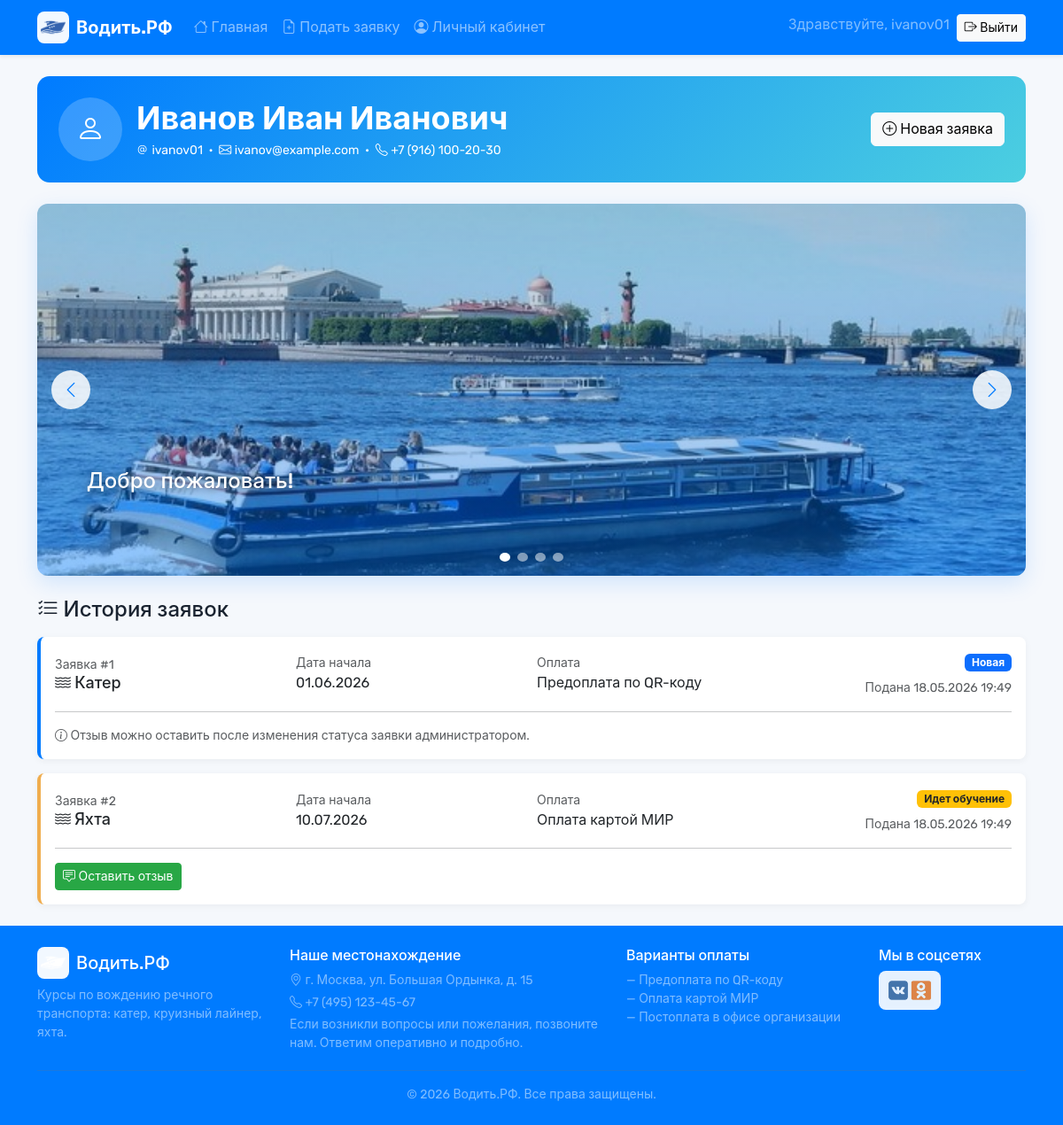
The app's page /profile.php (signed in) with its own data.
### tables this page shows
CREATE TABLE `users` (
  `id` INT UNSIGNED NOT NULL AUTO_INCREMENT,
  `login` VARCHAR(64) NOT NULL UNIQUE,
  `password` VARCHAR(255) NOT NULL,
  `fio` VARCHAR(150) NOT NULL,
  `birthdate` DATE NOT NULL,
  `phone` VARCHAR(32) NOT NULL,
  `email` VARCHAR(128) NOT NULL,
  `is_admin` TINYINT(1) NOT NULL DEFAULT 0,
  `created_at` TIMESTAMP DEFAULT CURRENT_TIMESTAMP,
  PRIMARY KEY (`id`)
);

CREATE TABLE `applications` (
  `id` INT UNSIGNED NOT NULL AUTO_INCREMENT,
  `user_id` INT UNSIGNED NOT NULL,
  `transport_type` ENUM('Катер','Круизный лайнер','Яхта') NOT NULL,
  `start_date` DATE NOT NULL,
  `payment_method` ENUM('Предоплата по QR-коду','Оплата картой МИР','Постоплата в офисе') NOT NULL,
  `status` ENUM('Новая','Идет обучение','Обучение завершено') NOT NULL DEFAULT 'Новая',
  `created_at` TIMESTAMP DEFAULT CURRENT_TIMESTAMP,
  PRIMARY KEY (`id`),
  KEY `fk_app_user` (`user_id`),
  CONSTRAINT `fk_app_user` FOREIGN KEY (`user_id`) REFERENCES `users`(`id`) ON DELETE CASCADE
);

### includes/functions.php (called while the page is built, shortened)
<?php
function url(string $path = ''): string {
    return BASE_URL . '/' . ltrim($path, '/');
}
function e(?string $s): string {
    return htmlspecialchars((string)$s, ENT_QUOTES | ENT_HTML5, 'UTF-8');
}
function is_user(): bool {
    return !empty($_SESSION['user_id']);
}
function status_badge(string $s): string {
    return match ($s) {
        'Новая' => 'bg-primary',
        'Идет обучение' => 'bg-warning text-dark',
        'Обучение завершено' => 'bg-success',
        default => 'bg-secondary',
    };
}

### profile.php (the view, shortened to what this page needs)
<?php
require_once __DIR__ . '/includes/functions.php';
require_once __DIR__ . '/includes/db.php';
$uid = current_user_id();
$user = $pdo->prepare('SELECT * FROM users WHERE id = ?');
$user->execute([$uid]);
$user = $user->fetch();
$stmt = $pdo->prepare('
    SELECT a.*, r.id AS review_id, r.rating, r.text AS review_text
    FROM applications a
    LEFT JOIN reviews r ON r.application_id = a.id
    WHERE a.user_id = ?
    ORDER BY a.created_at DESC
');
$stmt->execute([$uid]);
$apps = $stmt->fetchAll();
include __DIR__ . '/includes/header.php';
?>
<div class="container">
    <div class="profile-summary fade-in-up mb-4">
        <div class="row align-items-center g-3">
            <div class="col-auto">
                <span class="avatar"><i class="bi bi-person"></i></span>
            </div>
            <div class="col">
                <h1 class="text-white mb-1"><?= e($user['fio']) ?></h1>
                <div class="small">
                    <i class="bi bi-at"></i> <?= e($user['login']) ?> &nbsp;·&nbsp;
                    <i class="bi bi-envelope"></i> <?= e($user['email']) ?> &nbsp;·&nbsp;
                    <i class="bi bi-telephone"></i> <?= e($user['phone']) ?>
                </div>
            </div>
            <div class="col-auto">
                <a href="<?= e(url('apply.php')) ?>" class="btn btn-light"><i class="bi bi-plus-circle"></i> Новая заявка</a>
            </div>
        </div>
    </div>
    <section id="profileSlider" class="hero-slider fade-in-up mb-4">
        <div class="slides">
            <div class="slide" style="background-image:url('<?= e(url('assets/images/hero2.jpg')) ?>')"><div class="caption"><h2 class="text-white">Добро пожаловать!</h2></div></div>
        </div>
        <button class="slider-btn prev" type="button"><i class="bi bi-chevron-left"></i></button>
        <button class="slider-btn next" type="button"><i class="bi bi-chevron-right"></i></button>
        <div class="dots">
            <button class="dot" type="button"></button><button class="dot" type="button"></button>
            <button class="dot" type="button"></button><button class="dot" type="button"></button>
        </div>
    </section>
    <h2 class="mb-3"><i class="bi bi-list-check"></i> История заявок</h2>
    <?php if (!$apps): ?>
        <div class="alert alert-info">У вас пока нет заявок. <a href="<?= e(url('apply.php')) ?>" class="alert-link">Подать заявку</a></div>
    <?php else: ?>
        <div class="row g-3">
            <?php foreach ($apps as $a):
                $statusKey = $a['status'] === 'Новая' ? 'новая' : ($a['status'] === 'Идет обучение' ? 'идет' : 'завершено');
                $canReview = !$a['review_id'] && $a['status'] !== 'Новая';
            ?>
                <div class="col-12">
                    <div class="card app-card status-<?= e($statusKey) ?> fade-in-up">
                        <div class="card-body">
                            <div class="row g-2 align-items-center">
                                <div class="col-md-3">
                                    <div class="text-muted small">Заявка #<?= (int)$a['id'] ?></div>
                                    <h3 class="mb-0"><i class="bi bi-water"></i> <?= e($a['transport_type']) ?></h3>
                                </div>
                                <div class="col-md-3">
                                    <div class="text-muted small">Дата начала</div>
                                    <div><?= e(date('d.m.Y', strtotime($a['start_date']))) ?></div>
                                </div>
                                <div class="col-md-3">
                                    <div class="text-muted small">Оплата</div>
                                    <div><?= e($a['payment_method']) ?></div>
                                </div>
                                <div class="col-md-3 text-md-end">
                                    <span class="badge <?= status_badge($a['status']) ?> mb-2"><?= e($a['status']) ?></span>
                                    <div class="text-muted small">Подана <?= e(date('d.m.Y H:i', strtotime($a['created_at']))) ?></div>
                                </div>
                            </div>
                            <?php if ($a['review_id']): ?>
                                <hr>
                                <div class="d-flex align-items-start">
                                    <div class="me-3"><i class="bi bi-chat-square-quote text-primary-deep fs-4"></i></div>
                                    <div>
                                        <div class="rating-stars">
                                            <?php for ($i=1; $i<=5; $i++): ?>
                                                <i class="bi bi-star<?= $i <= (int)$a['rating'] ? '-fill' : '' ?>"></i>
                                            <?php endfor; ?>
                                        </div>
                                        <div class="text-muted small">Ваш отзыв:</div>
                                        <div><?= nl2br(e($a['review_text'])) ?></div>
                                    </div>
                                </div>
                            <?php elseif ($canReview): ?>
                                <hr>
                                <a href="<?= e(url('review.php?app=' . (int)$a['id'])) ?>" class="btn btn-forest btn-sm">
                                    <i class="bi bi-chat-square-text"></i> Оставить отзыв
                                </a>
                            <?php else: ?>
                                <hr>
                                <div class="text-muted small"><i class="bi bi-info-circle"></i> Отзыв можно оставить после изменения статуса заявки администратором.</div>
                            <?php endif; ?>
                        </div>
                    </div>
                </div>
            <?php endforeach; ?>
        </div>
    <?php endif; ?>
</div>
<?php include __DIR__ . '/includes/footer.php'; ?>

### includes/header.php (shortened to what this page needs)
<?php
require_once __DIR__ . '/functions.php';
?>
<!DOCTYPE html>
<html lang="ru">
<head>
    <link href="https://cdn.jsdelivr.net/npm/bootstrap@5.3.2/dist/css/bootstrap.min.css" rel="stylesheet">
    <link href="https://cdn.jsdelivr.net/npm/bootstrap-icons@1.11.3/font/bootstrap-icons.css" rel="stylesheet">
    <link rel="stylesheet" href="<?= e(url('assets/css/style.css')) ?>">
</head>
<body>
<nav class="navbar navbar-expand-lg navbar-dark bg-primary-deep sticky-top shadow-sm">
    <div class="container">
        <a class="navbar-brand fw-bold d-flex align-items-center" href="<?= e(url('index.php')) ?>">
            <img src="<?= e(url('assets/images/boat.png')) ?>" alt="Водить.РФ" class="brand-logo me-2">
            <span>Водить.РФ</span>
        </a>
        <div class="collapse navbar-collapse" id="nav">
            <ul class="navbar-nav me-auto">
                <li class="nav-item"><a class="nav-link" href="<?= e(url('index.php')) ?>"><i class="bi bi-house"></i> Главная</a></li>
                <?php if (is_user()): ?>
                    <li class="nav-item"><a class="nav-link" href="<?= e(url('apply.php')) ?>"><i class="bi bi-file-earmark-plus"></i> Подать заявку</a></li>
                    <li class="nav-item"><a class="nav-link" href="<?= e(url('profile.php')) ?>"><i class="bi bi-person-circle"></i> Личный кабинет</a></li>
                <?php endif; ?>
            </ul>
            <ul class="navbar-nav">
                <?php if (is_user()): ?>
                    <li class="nav-item"><span class="navbar-text me-2 text-white-50">Здравствуйте, <?= e($_SESSION['user_login'] ?? '') ?></span></li>
                    <li class="nav-item"><a class="btn btn-light btn-sm" href="<?= e(url('logout.php')) ?>"><i class="bi bi-box-arrow-right"></i> Выйти</a></li>
                <?php elseif (is_admin()): ?>
                    <li class="nav-item"><span class="navbar-text me-2 text-white-50"><?= e($_SESSION['admin_login'] ?? 'Admin26') ?></span></li>
                    <li class="nav-item"><a class="btn btn-light btn-sm" href="<?= e(url('admin/logout.php')) ?>"><i class="bi bi-box-arrow-right"></i> Выйти</a></li>
                <?php else: ?>
                    <li class="nav-item"><a class="nav-link" href="<?= e(url('login.php')) ?>">Войти</a></li>
                    <li class="nav-item"><a class="btn btn-turquoise btn-sm ms-lg-2" href="<?= e(url('register.php')) ?>">Регистрация</a></li>
                <?php endif; ?>
            </ul>
        </div>
    </div>
</nav>
<main class="py-4">

### includes/footer.php (shortened to what this page needs)
</main>
<footer class="bg-primary-deep text-white-50 py-4 mt-auto">
    <div class="container">
        <div class="row g-4">
            <div class="col-md-3">
                <h5 class="text-white d-flex align-items-center mb-2">
                    <img src="<?= e(url('assets/images/boat.png')) ?>" alt="" class="brand-logo me-2" style="filter: brightness(0) invert(1);">
                    Водить.РФ
                </h5>
                <p class="small">Курсы по вождению речного транспорта: катер, круизный лайнер, яхта.</p>
            </div>
            <div class="col-md-4">
                <h6 class="text-white">Наше местонахождение</h6>
                <p class="small mb-1"><i class="bi bi-geo-alt"></i> г. Москва, ул. Большая Ордынка, д. 15</p>
                <p class="small mb-1"><i class="bi bi-telephone"></i> +7 (495) 123-45-67</p>
                <p class="small mb-0">Если возникли вопросы или пожелания, позвоните нам. Ответим оперативно и подробно.</p>
            </div>
            <div class="col-md-3">
                <h6 class="text-white">Варианты оплаты</h6>
                <ul class="small list-unstyled mb-0">
                    <li>— Предоплата по QR-коду</li>
                    <li>— Оплата картой МИР</li>
                    <li>— Постоплата в офисе организации</li>
                </ul>
            </div>
            <div class="col-md-2">
                <h6 class="text-white">Мы в соцсетях</h6>
                <div class="social-links d-flex gap-2 mt-2">
                    <a href="https://vk.com/" target="_blank" rel="noopener" aria-label="ВКонтакте" class="social-link">
                        <img src="<?= e(url('assets/images/social.png')) ?>" alt="ВКонтакте и Одноклассники" class="social-img">
                    </a>
                </div>
            </div>
        </div>
        <hr class="border-secondary">
        <div class="text-center small">&copy; <?= date('Y') ?> Водить.РФ. Все права защищены.</div>
    </div>
</footer>
</body>
</html>

### assets/css/style.css (style rules this page uses)
:root { --primary-deep: #007BFF; --turquoise: #4CCFE0; --light: #FFFFFF; --forest-green: #28A745; --metal-gray: #6C757D; --ink: #1a2330; }
* { box-sizing: border-box; }
html, body { font-family: 'Rubik', -apple-system, BlinkMacSystemFont, sans-serif; font-size: 16px; color: var(--ink); background: #f5f8fc; min-height: 100%; }
body { display: flex; flex-direction: column; min-height: 100vh; }
main { flex: 1; }
h1, .h1 { font-size: 36px; font-weight: 700; }
h2, .h2 { font-size: 24px; font-weight: 500; }
h3, .h3 { font-size: 18px; font-weight: 500; }
.brand-logo { width: 36px; height: 36px; object-fit: contain; background: rgba(255,255,255,0.95); border-radius: 8px; padding: 4px; transition: transform 0.3s ease; }
.social-links { flex-wrap: wrap; }
.social-link { display: inline-block; transition: transform 0.2s ease, opacity 0.2s ease; opacity: 0.9; }
.social-img { height: 44px; width: auto; background: #fff; border-radius: 8px; padding: 4px 8px; }
.bg-primary-deep { background-color: var(--primary-deep) !important; }
.btn-forest { background-color: var(--forest-green); border-color: var(--forest-green); color: #fff; }
.hero-slider { position: relative; overflow: hidden; border-radius: 12px; box-shadow: 0 8px 24px rgba(0, 123, 255, 0.15); }
.hero-slider .slides { display: flex; transition: transform 0.6s ease-in-out; }
.hero-slider .slide { flex: 0 0 100%; height: 420px; background-size: cover; background-position: center; position: relative; }
.hero-slider .slide::after { content: ''; position: absolute; inset: 0; background: linear-gradient(180deg, rgba(0,0,0,0.15), rgba(0,123,255,0.45)); }
.hero-slider .caption { position: absolute; left: 5%; right: 5%; bottom: 20%; z-index: 2; color: #fff; text-shadow: 0 2px 8px rgba(0,0,0,0.5); }
.hero-slider .slider-btn { position: absolute; top: 50%; transform: translateY(-50%); z-index: 3; background: rgba(255,255,255,0.85); border: none; width: 44px; height: 44px; border-radius: 50%; color: var(--primary-deep); font-size: 20px; cursor: pointer; transition: all 0.25s; }
.hero-slider .slider-btn.prev { left: 16px; }
.hero-slider .slider-btn.next { right: 16px; }
.hero-slider .dots { position: absolute; bottom: 16px; left: 50%; transform: translateX(-50%); display: flex; gap: 8px; z-index: 3; }
.hero-slider .dot { width: 10px; height: 10px; border-radius: 50%; background: rgba(255,255,255,0.5); border: none; cursor: pointer; transition: background 0.25s; }
.hero-slider .dot.active { background: #fff; }
.app-card { border: none; border-left: 4px solid var(--primary-deep); border-radius: 8px; box-shadow: 0 2px 8px rgba(0,0,0,0.05); transition: transform 0.2s, box-shadow 0.2s; }
.app-card.status-новая { border-left-color: var(--primary-deep); }
.app-card.status-идет { border-left-color: #f0ad4e; }
.fade-in-up { animation: fadeInUp 0.5s ease-out both; }
.btn { transition: all 0.2s ease-in-out; }
.profile-summary { background: linear-gradient(135deg, var(--primary-deep), var(--turquoise)); color: #fff; border-radius: 14px; padding: 24px; }
.profile-summary .avatar { width: 72px; height: 72px; border-radius: 50%; background: rgba(255,255,255,0.2); display: inline-flex; align-items: center; justify-content: center; font-size: 32px; }

### records on screen
users: fio "Иванов Иван Иванович", login "ivanov01", email "ivanov@example.com", phone "+7 (916) 100-20-30"
applications: id "1", transport_type "Катер", start_date "01.06.2026", payment_method "Предоплата по QR-коду", status "Новая", created_at "18.05.2026 19:49", shows "Отзыв можно оставить после изменения статуса заявки администратором."
applications: id "2", transport_type "Яхта", start_date "10.07.2026", payment_method "Оплата картой МИР", status "Идет обучение", created_at "18.05.2026 19:49"

### other values on screen
$_SESSION['user_login'] "ivanov01"
